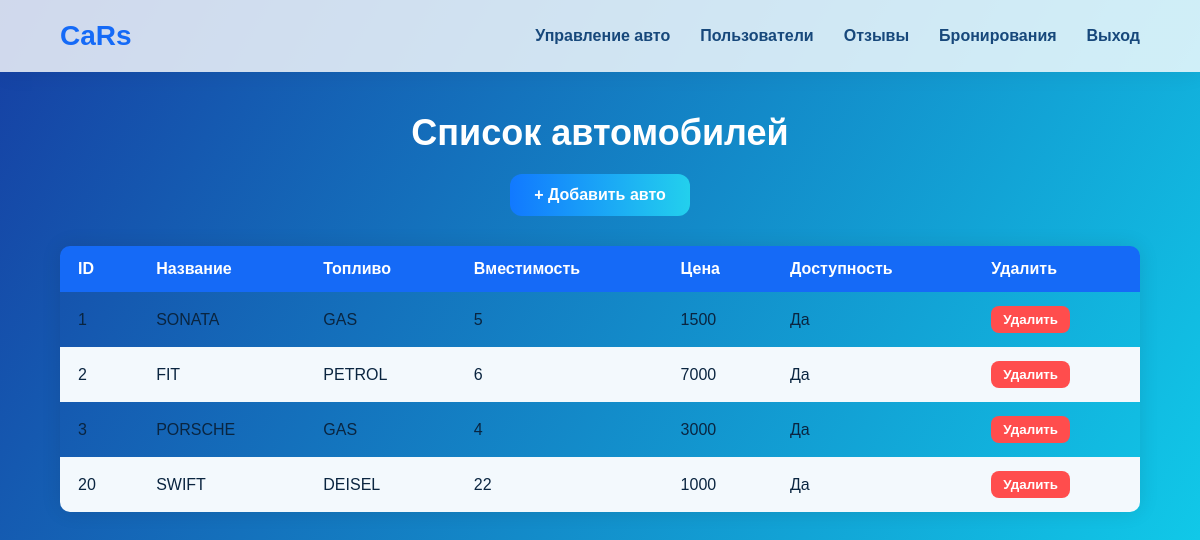
The app's page /adminvehicle.php with its own data.
### tables this page shows
CREATE TABLE `cars` (
  `CAR_ID` int(11) NOT NULL,
  `CAR_NAME` varchar(255) NOT NULL,
  `FUEL_TYPE` varchar(255) NOT NULL,
  `CAPACITY` int(11) NOT NULL,
  `PRICE` int(11) NOT NULL,
  `CAR_IMG` varchar(255) NOT NULL,
  `AVAILABLE` varchar(255) NOT NULL
);

### adminvehicle.php (the view, shortened to what this page needs)
<!DOCTYPE html>
<html lang="ru">
<head>
</head>
<body>
<?php
require_once('connection.php');
$query = "SELECT * FROM cars";
$queryy = mysqli_query($con, $query);
?>
<div class="navbar">
  <div class="logo">CaRs</div>
  <div class="menu">
    <ul>
      <li><a href="adminvehicle.php">Управление авто</a></li>
      <li><a href="adminusers.php">Пользователи</a></li>
      <li><a href="admindash.php">Отзывы</a></li>
      <li><a href="adminbook.php">Бронирования</a></li>
      <li><a href="index.php">Выход</a></li>
    </ul>
  </div>
</div>
<h1 class="main-header">Список автомобилей</h1>
<button class="add-btn"><a href="addcar.php">+ Добавить авто</a></button>
<table class="content-table">
  <thead>
    <tr>
      <th>ID</th>
      <th>Название</th>
      <th>Топливо</th>
      <th>Вместимость</th>
      <th>Цена</th>
      <th>Доступность</th>
      <th>Удалить</th>
    </tr>
  </thead>
  <tbody>
    <?php while($res = mysqli_fetch_array($queryy)) { ?>
    <tr>
      <td><?php echo $res['CAR_ID']; ?></td>
      <td><?php echo $res['CAR_NAME']; ?></td>
      <td><?php echo $res['FUEL_TYPE']; ?></td>
      <td><?php echo $res['CAPACITY']; ?></td>
      <td><?php echo $res['PRICE']; ?></td>
      <td><?php echo ($res['AVAILABLE'] == 'Y') ? 'Да' : 'Нет'; ?></td>
      <td>
        <button class="delete-btn">
          <a href="deletecar.php?id=<?php echo $res['CAR_ID']; ?>">Удалить</a>
        </button>
      </td>
    </tr>
    <?php } ?>
  </tbody>
</table>
</body>
</html>

### adminvehicle.php (style rules this page uses)
* { margin: 0; padding: 0; box-sizing: border-box; }
body { font-family: 'Montserrat', Arial, sans-serif; background: linear-gradient(120deg, #163fa3 0%, #10d6ef 100%); color: #0a2540; min-height: 100vh; }
.navbar { display: flex; justify-content: space-between; align-items: center; padding: 20px 60px; background-color: #ffffffcc; box-shadow: 0 4px 20px rgba(0, 0, 0, 0.05); }
.logo { font-size: 28px; font-weight: 800; color: #156af7; }
.menu ul { display: flex; gap: 30px; list-style: none; }
.menu ul li a { text-decoration: none; font-weight: 600; color: #17487b; transition: 0.2s; }
.main-header { text-align: center; font-size: 36px; color: #ffffff; margin-top: 40px; }
.add-btn { display: block; margin: 20px auto; background: linear-gradient(90deg, #1179ff 0%, #23d0ed 100%); color: #fff; border: none; padding: 12px 24px; border-radius: 12px; font-size: 16px; cursor: pointer; transition: background 0.2s; }
.add-btn a { text-decoration: none; color: white; font-weight: bold; }
.content-table { width: 90%; margin: 30px auto; border-collapse: collapse; border-radius: 10px; overflow: hidden; box-shadow: 0 0 20px rgba(0,0,0,0.1); }
.content-table thead { background-color: #156af7; color: white; text-align: left; }
.content-table th, .content-table td { padding: 14px 18px; }
.content-table tbody tr:nth-child(even) { background-color: #f3f9fd; }
.delete-btn { background: #ff4d4d; color: white; padding: 6px 12px; border: none; border-radius: 8px; cursor: pointer; transition: background 0.2s; }
.delete-btn a { color: white; text-decoration: none; font-weight: bold; }

### records on screen
cars: CAR_ID "1", CAR_NAME "SONATA", FUEL_TYPE "GAS", CAPACITY "5", PRICE "1500", AVAILABLE "Да"
cars: CAR_ID "2", CAR_NAME "FIT", FUEL_TYPE "PETROL", CAPACITY "6", PRICE "7000", AVAILABLE "Да"
cars: CAR_ID "3", CAR_NAME "PORSCHE", FUEL_TYPE "GAS", CAPACITY "4", PRICE "3000", AVAILABLE "Да"
cars: CAR_ID "20", CAR_NAME "SWIFT", FUEL_TYPE "DEISEL", CAPACITY "22", PRICE "1000", AVAILABLE "Да"
